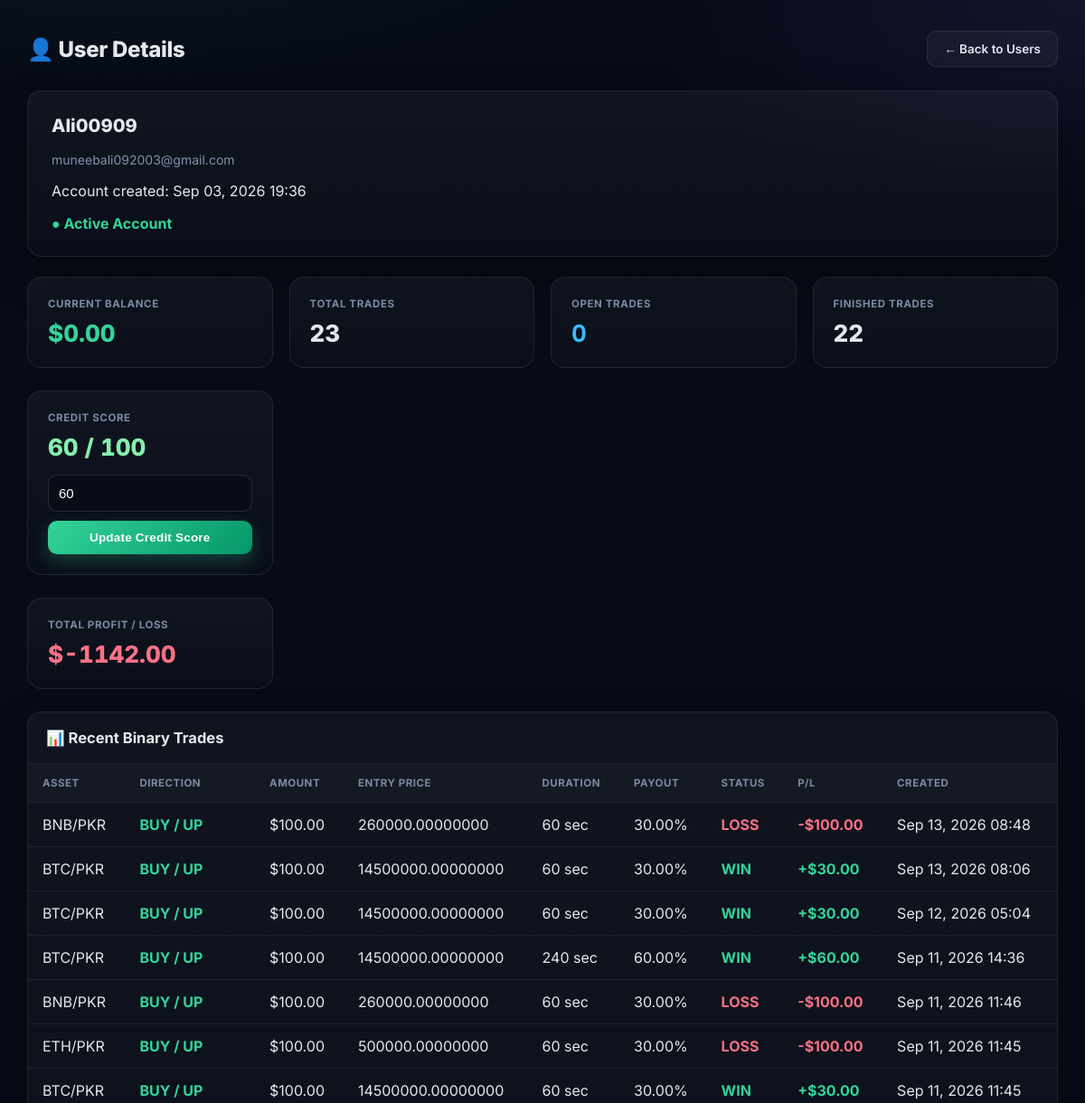
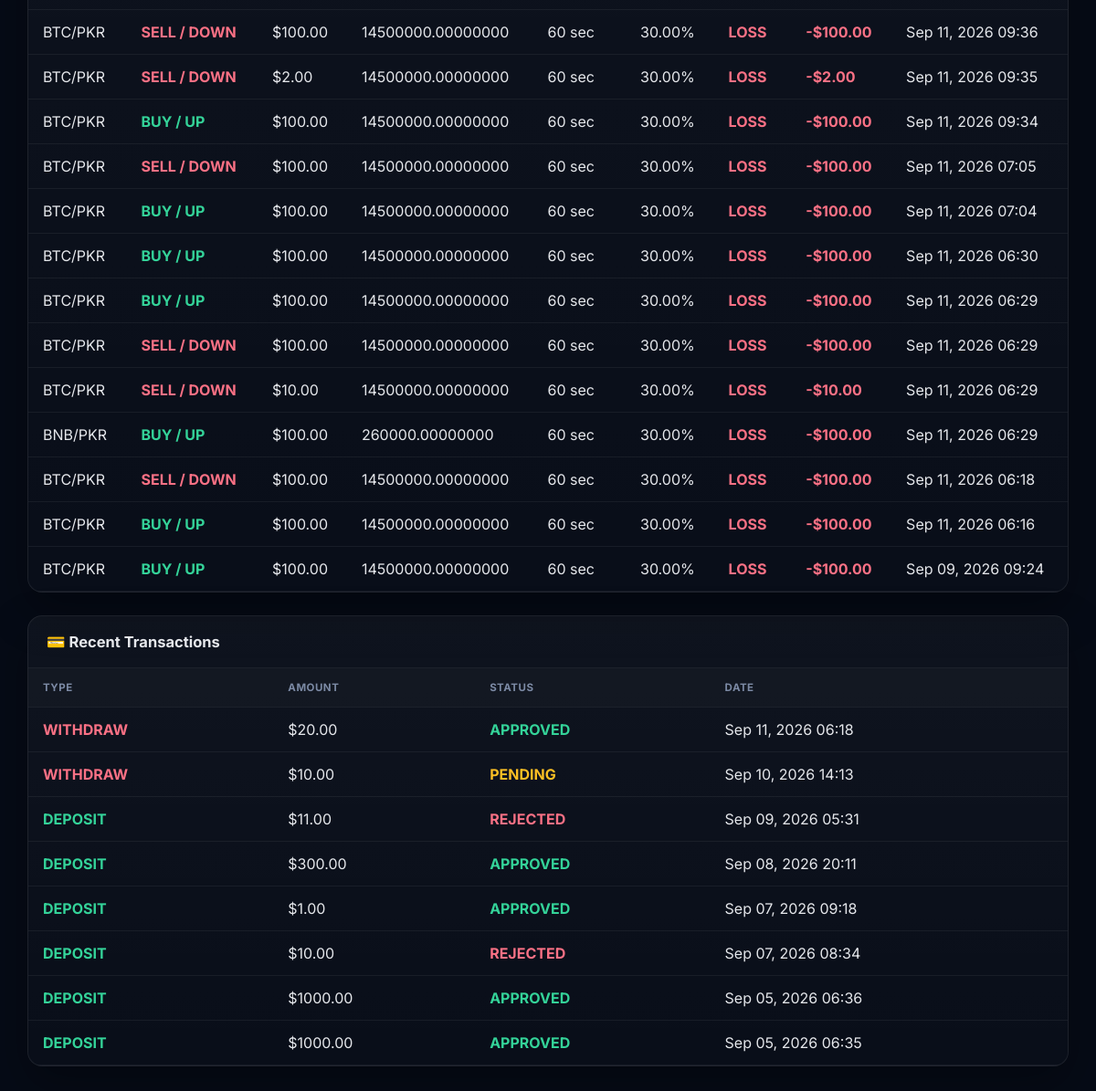
The app's page /trading/admin-users/1/ (signed in), older data (2 pictures, top to bottom).
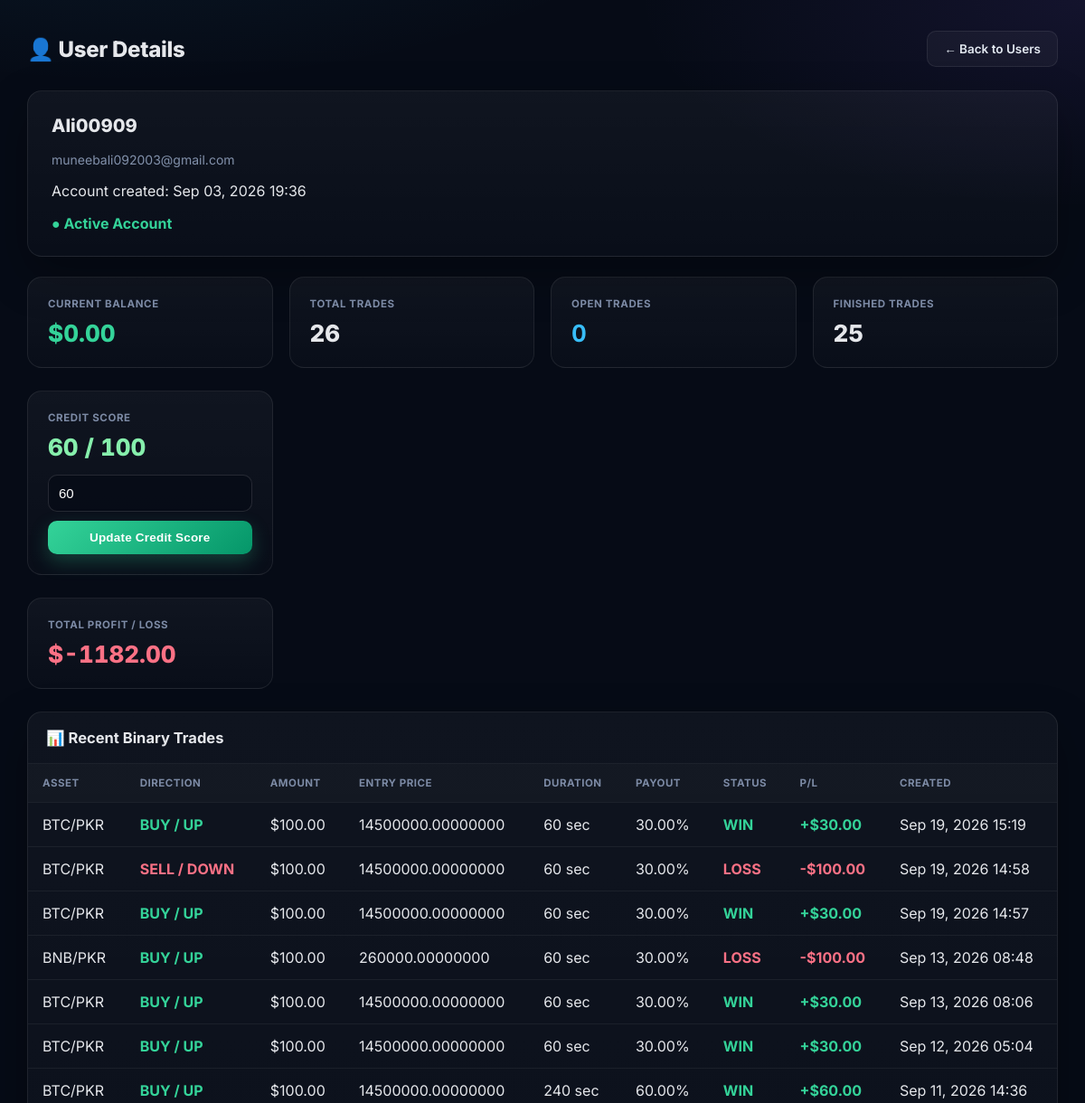
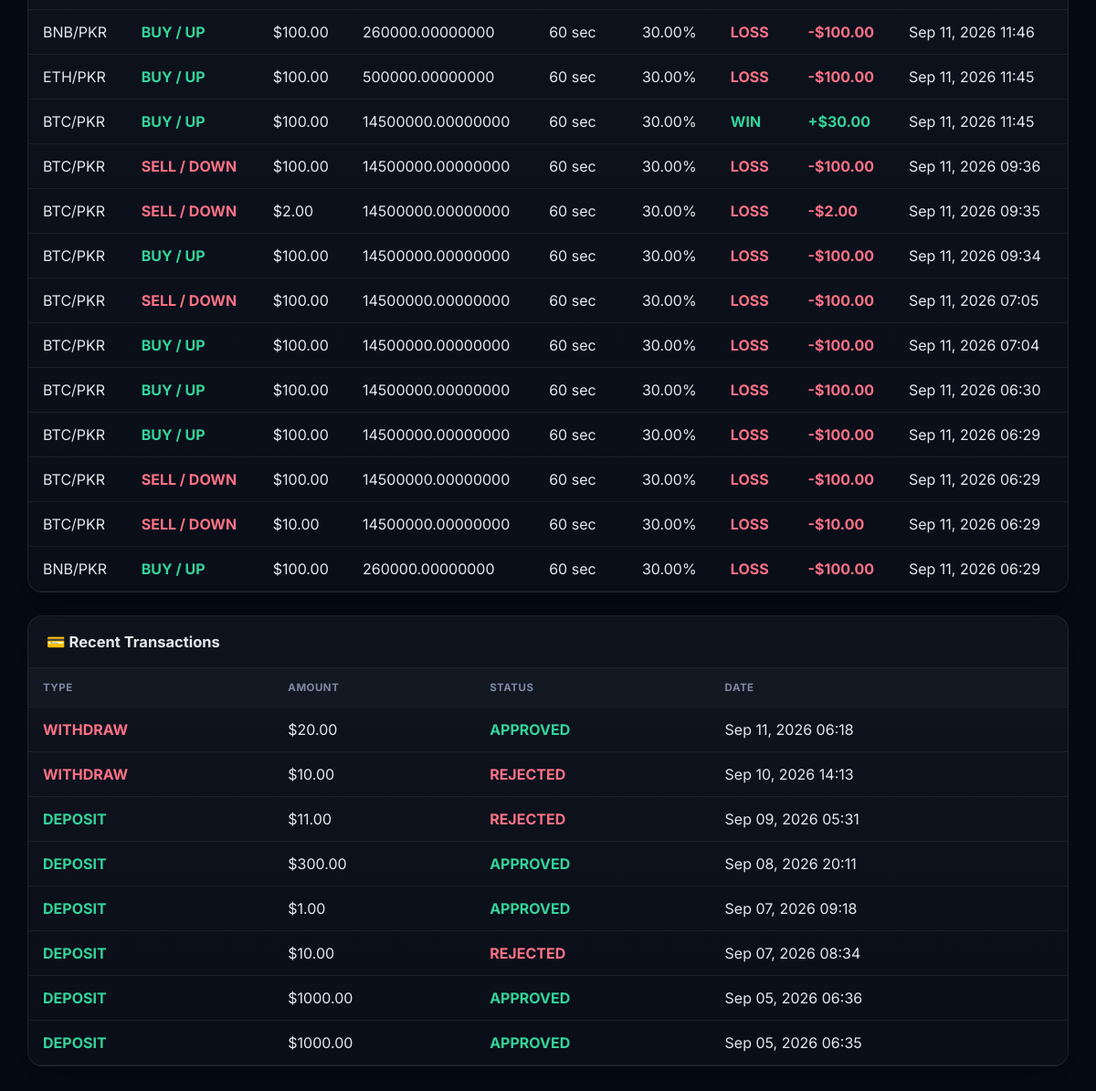
The same page, newer data (2 pictures, top to bottom).
### trading/models.py (models this page shows, shortened)
class Trade(models.Model):
    SIDE_CHOICES = [
        ("BUY", "BUY"),
        ("SELL", "SELL"),
    ]
    CURRENCY_CHOICES = [
        ("USD", "USD"),
        ("PKR", "PKR"),
    ]
    STATUS_CHOICES = [
        ("OPEN", "OPEN"),
        ("WIN", "WIN"),
        ("LOSS", "LOSS"),
    ]
    user = models.ForeignKey(
        User,
        on_delete=models.CASCADE
    )
    pair = models.ForeignKey(
        TradingPair,
        on_delete=models.PROTECT,
        related_name="trades",
        null=True,
        blank=True
    )
    asset = models.CharField(
        max_length=20,
        default="BTC/USD"
    )
    side = models.CharField(
        max_length=4,
        choices=SIDE_CHOICES
    )
    currency = models.CharField(
        max_length=3,
        choices=CURRENCY_CHOICES,
        default="USD"
    )
    amount = models.DecimalField(
        max_digits=12,
        decimal_places=2
    )
    price = models.DecimalField(
        max_digits=20,
        decimal_places=8
    )
    closing_price = models.DecimalField(
        max_digits=20,
        decimal_places=8,
        null=True,
        blank=True
    )
    duration_seconds = models.PositiveIntegerField(
        default=60
    )
    payout_percent = models.DecimalField(
        max_digits=5,
        decimal_places=2,
        default=30.00
    )
    status = models.CharField(
        max_length=10,
        choices=STATUS_CHOICES,
        default="OPEN"
    )
    profit_loss = models.DecimalField(
        max_digits=12,
        decimal_places=2,
        default=0.00
    )
    closed_at = models.DateTimeField(
        null=True,
        blank=True
    )
    created_at = models.DateTimeField(
        auto_now_add=True
    )

class Transaction(models.Model):
    TYPE_CHOICES = [
        ("DEPOSIT", "DEPOSIT"),
        ("WITHDRAW", "WITHDRAW"),
    ]
    CURRENCY_CHOICES = [
        ("USD", "USD"),
        ("PKR", "PKR"),
    ]
    STATUS_CHOICES = [
        ("PENDING", "PENDING"),
        ("APPROVED", "APPROVED"),
        ("REJECTED", "REJECTED"),
    ]
    user = models.ForeignKey(
        User,
        on_delete=models.CASCADE
    )
    transaction_type = models.CharField(
        max_length=10,
        choices=TYPE_CHOICES
    )
    currency = models.CharField(
        max_length=3,
        choices=CURRENCY_CHOICES,
        default="USD"
    )
    amount = models.DecimalField(
        max_digits=12,
        decimal_places=2
    )
    status = models.CharField(
        max_length=10,
        choices=STATUS_CHOICES,
        default="PENDING"
    )
    comment = models.TextField(
        blank=True,
        default=""
    )
    account_title = models.CharField(
        max_length=150,
        blank=True,
        default=""
    )
    account_holder_name = models.CharField(
        max_length=150,
        blank=True,
        default=""
    )
    account_number = models.CharField(
        max_length=100,
        blank=True,
        default=""
    )
    created_at = models.DateTimeField(
        auto_now_add=True
    )

### trading/admin_views.py (the view, shortened to what this page needs)
@staff_member_required
def admin_user_detail(request, user_id):
    user = get_object_or_404(
        User,
        id=user_id
    )
    account, created = TradingAccount.objects.get_or_create(
        user=user,
        defaults={
            "balance": 0.00,
            "balance_pkr": 0.00,
            "balance_usd": 0.00,
            "credit_score": 100
        }
    )
    trades = Trade.objects.filter(
        user=user
    ).order_by(
        "-created_at"
    )
    transactions = Transaction.objects.filter(
        user=user
    ).order_by(
        "-created_at"
    )
    total_trades = trades.count()
    open_trades = trades.filter(
        status="OPEN"
    ).count()
    finished_trades = trades.filter(
        status__in=["WIN", "LOSS"]
    ).count()
    total_profit_loss = trades.filter(
        status__in=["WIN", "LOSS"]
    ).aggregate(
        total=Sum("profit_loss")
    )["total"] or 0
    return render(
        request,
        "trading/admin_user_detail.html",
        {
            "user_obj": user,
            "account": account,
            "trades": trades[:20],
            "transactions": transactions[:20],
            "total_trades": total_trades,
            "open_trades": open_trades,
            "closed_trades": finished_trades,
            "finished_trades": finished_trades,
            "total_profit_loss": total_profit_loss,
        }
    )

### trading/templates/trading/admin_user_detail.html (shortened to what the changed rows need)
<!DOCTYPE html>
<html lang="en">
<head>
</head>
<body>
<div class="container">
<div class="header">
    <h1>👤 User Details</h1>
</div>
<div class="profile">
    <h2>{{ user_obj.username }}</h2>
</div>
<div class="cards">
    <div class="card">
        <div class="card-title">
            Total Trades
        </div>
        <div class="card-value">
            {{ total_trades }}
        </div>
    </div>
    <div class="card">
        <div class="card-title">
            Finished Trades
        </div>
        <div class="card-value">
            {{ finished_trades }}
        </div>
    </div>
</div>
<div class="cards">
    <div class="card">
        <div class="card-title">
            Total Profit / Loss
        </div>
        {% if total_profit_loss >= 0 %}
            <div class="card-value profit">
                +${{ total_profit_loss|floatformat:2 }}
            </div>
        {% else %}
            <div class="card-value loss">
                ${{ total_profit_loss|floatformat:2 }}
            </div>
        {% endif %}
    </div>
</div>
<div class="section">
    <div class="section-header">
        <h2>
            📊 Recent Binary Trades
        </h2>
    </div>
    <table>
        <thead>
            <tr>
                <th>Asset</th>
                <th>Direction</th>
                <th>Amount</th>
                <th>Entry Price</th>
                <th>Duration</th>
                <th>Payout</th>
                <th>Status</th>
                <th>P/L</th>
                <th>Created</th>
            </tr>
        </thead>
        <tbody>
            {% for trade in trades %}
            <tr>
                <td>
                    {{ trade.asset }}
                </td>
                <td>
                    {% if trade.side == "BUY" %}
                        <span class="buy">
                            BUY / UP
                        </span>
                    {% else %}
                        <span class="sell">
                            SELL / DOWN
                        </span>
                    {% endif %}
                </td>
                <td>
                    ${{ trade.amount|floatformat:2 }}
                </td>
                <td>
                    {{ trade.price }}
                </td>
                <td>
                    {{ trade.duration_seconds }} sec
                </td>
                <td>
                    {{ trade.payout_percent }}%
                </td>
                <td>
                    {% if trade.status == "OPEN" %}
                        <span class="open">
                            OPEN
                        </span>
                    {% elif trade.status == "WIN" %}
                        <span class="win">
                            WIN
                        </span>
                    {% elif trade.status == "LOSS" %}
                        <span class="trade-loss">
                            LOSS
                        </span>
                    {% endif %}
                </td>
                <td>
                    {% if trade.status == "WIN" %}
                        <span class="win">
                            +${{ trade.profit_loss|floatformat:2 }}
                        </span>
                    {% elif trade.status == "LOSS" %}
                        <span class="trade-loss">
                            -${{ trade.amount|floatformat:2 }}
                        </span>
                    {% else %}
                        <span>
                            —
                        </span>
                    {% endif %}
                </td>
                <td>
                    {{ trade.created_at|date:"M d, Y H:i" }}
                </td>
            </tr>
            {% empty %}
            <tr>
                <td colspan="9" class="empty">
                    No trades found for this user.
                </td>
            </tr>
            {% endfor %}
        </tbody>
    </table>
</div>
<div class="section">
    <div class="section-header">
        <h2>
            💳 Recent Transactions
        </h2>
    </div>
    <table>
        <thead>
            <tr>
                <th>Type</th>
                <th>Amount</th>
                <th>Status</th>
                <th>Date</th>
            </tr>
        </thead>
        <tbody>
            {% for transaction in transactions %}
            <tr>
                <td>
                    {% if transaction.transaction_type == "DEPOSIT" %}
                        <span class="approved">
                            DEPOSIT
                        </span>
                    {% else %}
                        <span class="sell">
                            WITHDRAW
                        </span>
                    {% endif %}
                </td>
                <td>
                    ${{ transaction.amount|floatformat:2 }}
                </td>
                <td>
                    {% if transaction.status == "APPROVED" %}
                        <span class="approved">
                            APPROVED
                        </span>
                    {% elif transaction.status == "PENDING" %}
                        <span class="pending">
                            PENDING
                        </span>
                    {% else %}
                        <span class="rejected">
                            REJECTED
                        </span>
                    {% endif %}
                </td>
                <td>
                    {{ transaction.created_at|date:"M d, Y H:i" }}
                </td>
            </tr>
            {% empty %}
            <tr>
                <td colspan="4" class="empty">
                    No transactions found for this user.
                </td>
            </tr>
            {% endfor %}
        </tbody>
    </table>
</div>
</div>
</body>
</html>

Row changes from the older to the newer data that the page shows:
no longer on this page (row unchanged): Trade: asset "BTC/PKR", side "SELL / DOWN", amount "100.00", price "14500000.00000000", duration_seconds "60", payout_percent "30.00", status "LOSS", created_at "Sep 11, 2026 06:18"
no longer on this page (row unchanged): Trade: asset "BTC/PKR", side "BUY / UP", amount "100.00", price "14500000.00000000", duration_seconds "60", payout_percent "30.00", status "LOSS", created_at "Sep 11, 2026 06:16"
no longer on this page (row unchanged): Trade: asset "BTC/PKR", side "BUY / UP", amount "100.00", price "14500000.00000000", duration_seconds "60", payout_percent "30.00", status "LOSS", created_at "Sep 09, 2026 09:24"
added Trade: asset "BTC/PKR", side "BUY / UP", amount "100.00", price "14500000.00000000", duration_seconds "60", payout_percent "30.00", status "WIN", profit_loss "30.00", created_at "Sep 19, 2026 15:19"
added Trade: asset "BTC/PKR", side "SELL / DOWN", amount "100.00", price "14500000.00000000", duration_seconds "60", payout_percent "30.00", status "LOSS", created_at "Sep 19, 2026 14:58"
added Trade: asset "BTC/PKR", side "BUY / UP", amount "100.00", price "14500000.00000000", duration_seconds "60", payout_percent "30.00", status "WIN", profit_loss "30.00", created_at "Sep 19, 2026 14:57"
changed Transaction "Sep 10, 2026 14:13": status "PENDING" → "REJECTED"
Text that changed along with them:
{{ total_trades }}: "23" → "26"
{{ finished_trades }}: "22" → "25"
{{ total_profit_loss|floatformat:2 }}: "-1142.00" → "-1182.00"
